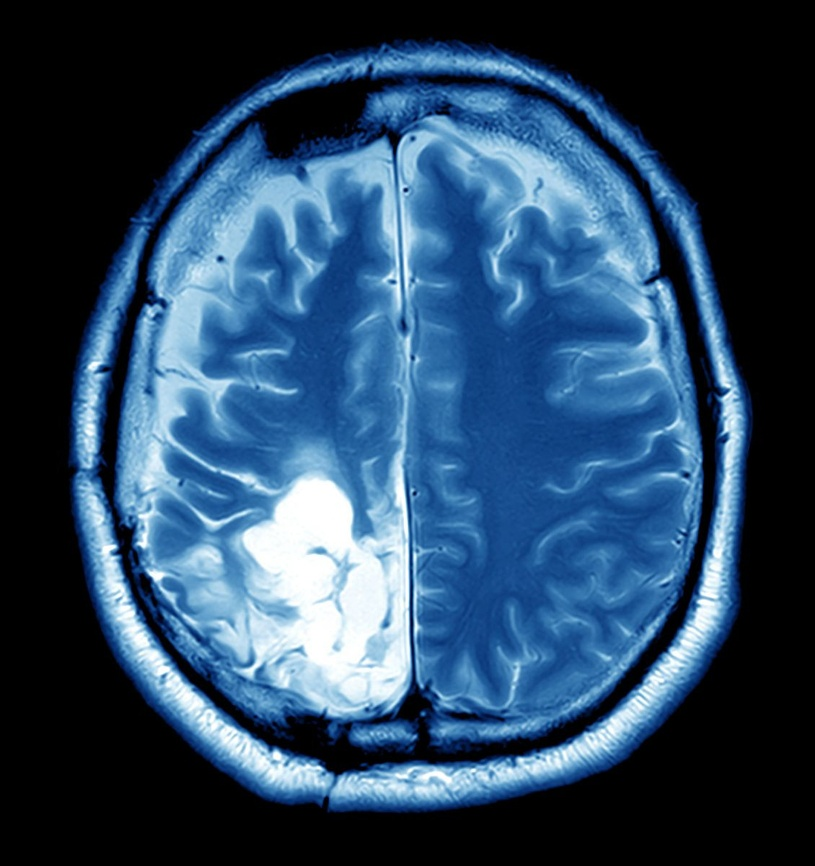
#> input picture Exp_1_HDA.jpg, 815 x 866 px, shrunk from 1130 x 1200 before the run
$ jupyter execute 'Exp_1_HDA_Biomedical Image Processing and Object Detection.ipynb'   (shell and % lines are left out)   (older library calls are emulated)
#> lines starting #> are read from the running program, lines starting #| are printed output that depends on the picture; after the words box and inside, x2 and y2 are one past the last pixel; in counts of white or black regions, pixels touching at a corner belong together
[cell 1]
# Install OpenCV if not installed

# Import required libraries
import cv2  # OpenCV for image processing
import numpy as np  # NumPy for numerical operations
import matplotlib.pyplot as plt  # Matplotlib for visualization
from skimage.feature import graycomatrix, graycoprops  # For texture-based feature extraction
from skimage.measure import regionprops, label  # For shape-based feature extraction
from skimage import io, color, filters  # Image processing functions

[cell 2]
# Upload an image manually in Colab
from google.colab import files
uploaded = files.upload()
#> the answer given: Exp_1_HDA.jpg

# Read the image
image_name = list(uploaded.keys())[0]  # Get the uploaded file name
img = cv2.imread(image_name)
#> img is the input picture: shape (866, 815, 3); mean B, G, R 98.8, 71.5, 43.1

# Convert to grayscale
gray_img = cv2.cvtColor(img, cv2.COLOR_BGR2GRAY)
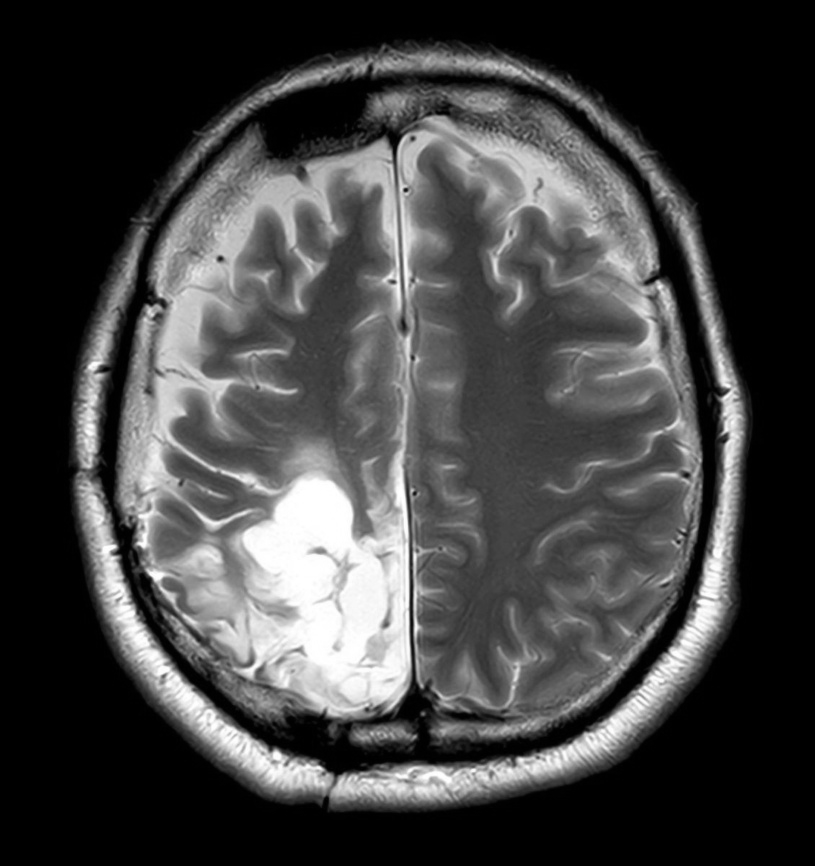
#> gray_img: shape (866, 815); min 0, max 255, mean 66.1

# Show the original image
plt.figure(figsize=(8, 6)) # Create figure of size 8x6 inches
plt.imshow(cv2.cvtColor(img, cv2.COLOR_BGR2RGB))
plt.title("Original Biomedical Image")
plt.axis("off")
plt.show()

[cell 3]
# Load a pre-trained Haar Cascade for object detection (Example: Face, Can be changed for tumors)
haar_cascade = cv2.CascadeClassifier(cv2.data.haarcascades + 'haarcascade_frontalface_default.xml')

# Detect objects (Example: Faces in an X-ray or microscopy image)
objects = haar_cascade.detectMultiScale(gray_img, scaleFactor=1.1, minNeighbors=5, minSize=(30, 30))
#> objects = [[145, 351, 62, 62], [191, 229, 83, 83], [236, 566, 126, 126]]

# Draw bounding boxes
for (x, y, w, h) in objects:
    cv2.rectangle(img, (x, y), (x + w, y + h), (0, 255, 0), 2)
#> this loop made 3 passes
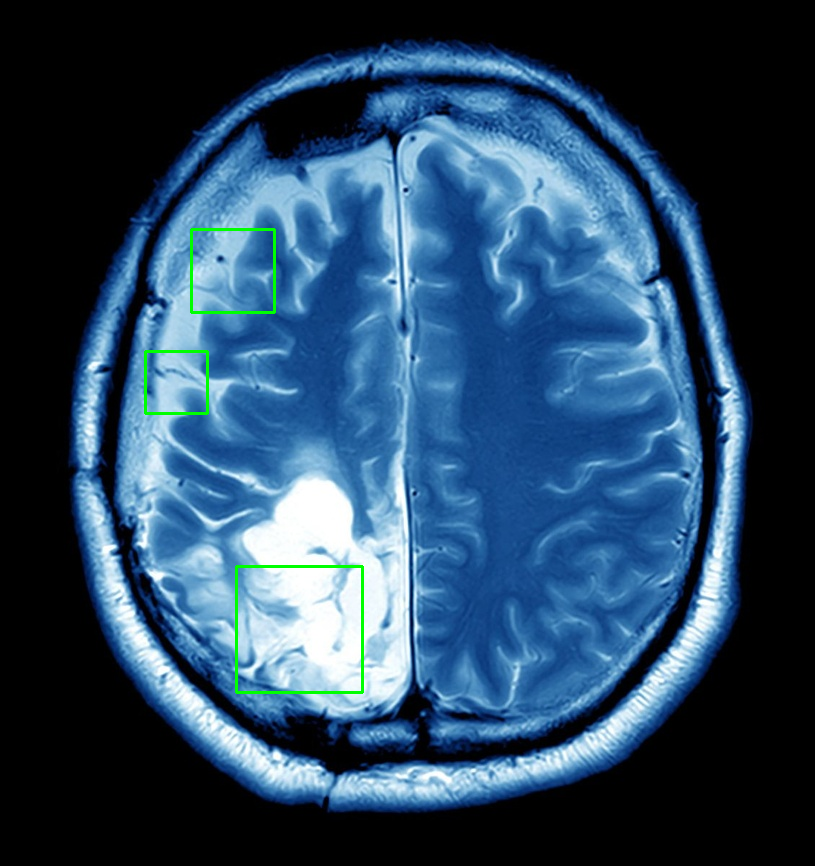
#> img: shape (866, 815, 3); 0.46% of pixels changed, all inside (x1, y1, x2, y2) = (144, 228, 364, 694)

# Show detected objects
plt.figure(figsize=(8, 6))
plt.imshow(cv2.cvtColor(img, cv2.COLOR_BGR2RGB))
plt.title("Object Detection (Bounding Boxes)")
plt.axis("off")
plt.show()

[cell 4]
# Apply Otsu's thresholding
_, binary = cv2.threshold(gray_img, 0, 255, cv2.THRESH_BINARY + cv2.THRESH_OTSU)
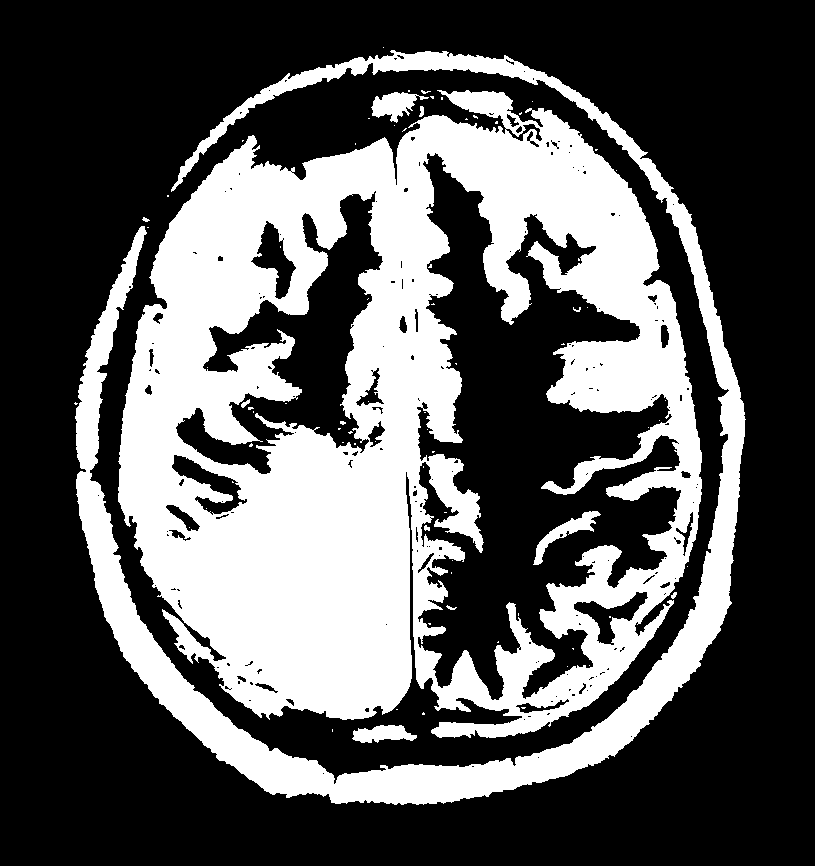
#> binary: shape (866, 815); 35.1% white; 77 white regions (65 under 20 px), largest, box (x1, y1, x2, y2) and area: (118, 90, 702, 738) 195907, (75, 50, 746, 805) 48995, (371, 92, 429, 123) 895

# Display thresholded image
plt.figure(figsize=(8, 6))
plt.imshow(binary, cmap="gray")
plt.title("Segmented Image (Thresholding)")
plt.axis("off")
plt.show()

[cell 5]
# Convert to binary and find contours
ret, thresh = cv2.threshold(gray_img, 0, 255, cv2.THRESH_BINARY_INV + cv2.THRESH_OTSU)
#> ret = 85
kernel = np.ones((3, 3), np.uint8)
opening = cv2.morphologyEx(thresh, cv2.MORPH_OPEN, kernel, iterations=2)
#> opening: shape (866, 815); 63.8% white; 16 black regions (7 under 20 px), largest, box (x1, y1, x2, y2) and area: (118, 90, 702, 738) 202812, (74, 50, 746, 805) 49726, (371, 90, 434, 126) 1077

# Background area
sure_bg = cv2.dilate(opening, kernel, iterations=3)
#> sure_bg: shape (866, 815); 71.3% white; 26 black regions (14 under 20 px), largest, box (x1, y1, x2, y2) and area: (121, 94, 699, 735) 168021, (79, 100, 742, 802) 30725, (347, 55, 544, 80) 1700

# Finding foreground area
dist_transform = cv2.distanceTransform(opening, cv2.DIST_L2, 5)
_, sure_fg = cv2.threshold(dist_transform, 0.7 * dist_transform.max(), 255, 0)
#> sure_fg: shape (866, 815) float32; 2.1% white; 4 white regions, box (x1, y1, x2, y2) and area: (0, 0, 98, 123) 5796, (0, 778, 81, 866) 3341, (738, 0, 815, 91) 3274, (751, 798, 815, 866) 2164

# Finding unknown region
sure_fg = np.uint8(sure_fg)
unknown = cv2.subtract(sure_bg, sure_fg)
#> unknown: shape (866, 815); 69.2% white; 30 black regions (14 under 20 px), largest, box (x1, y1, x2, y2) and area: (121, 94, 699, 735) 168021, (79, 100, 742, 802) 30725, (0, 0, 98, 123) 5796

# Label markers
_, markers = cv2.connectedComponents(sure_fg)
#> markers: shape (866, 815) int32; 5 distinct labels, from 0 to 4
markers = markers + 1
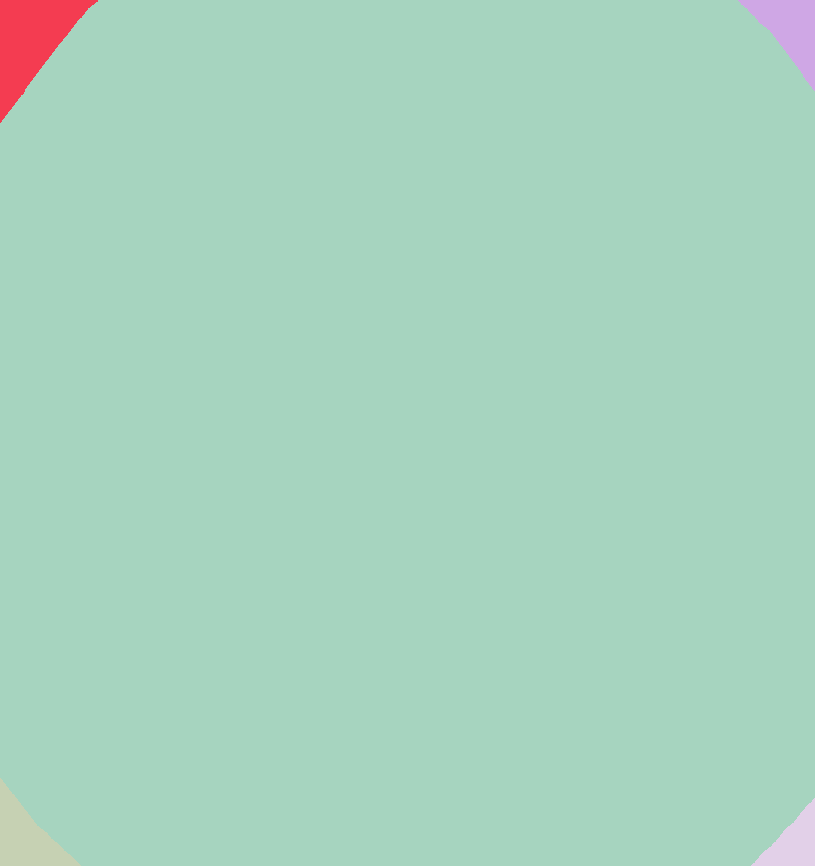
#> markers: shape (866, 815) int32; 5 distinct labels, from 1 to 5; one colour per label, 0 black
markers[unknown == 255] = 0
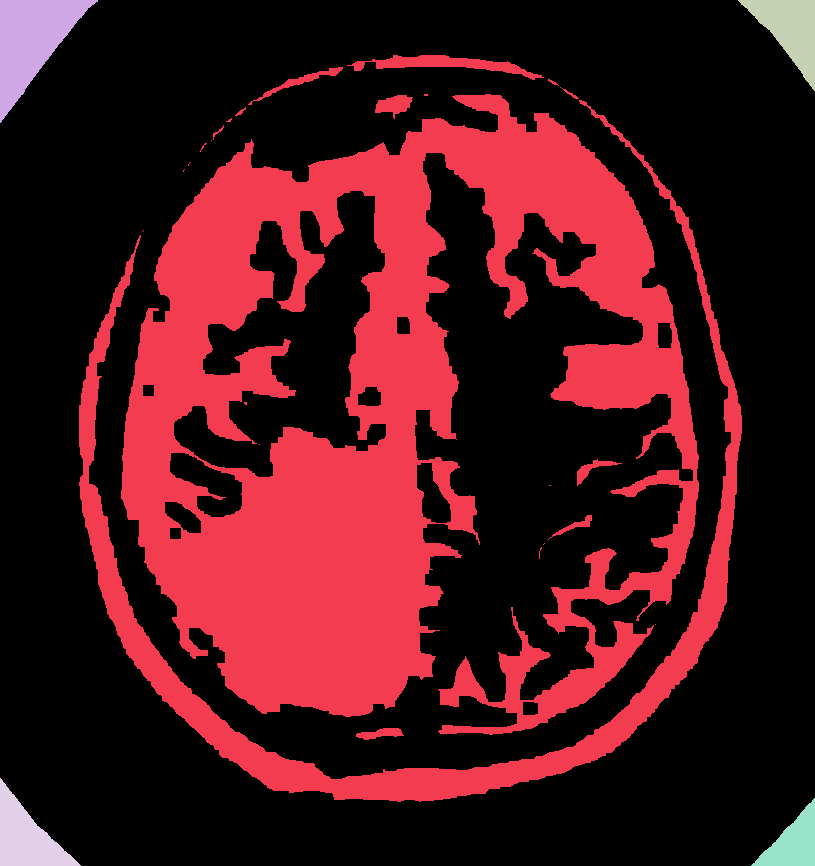
#> markers: shape (866, 815) int32; 6 distinct labels, from 0 to 5; one colour per label, 0 black

# Apply Watershed Algorithm
img_segmented = img.copy()
cv2.watershed(img_segmented, markers)
img_segmented[markers == -1] = [255, 0, 0]  # Mark boundaries in red
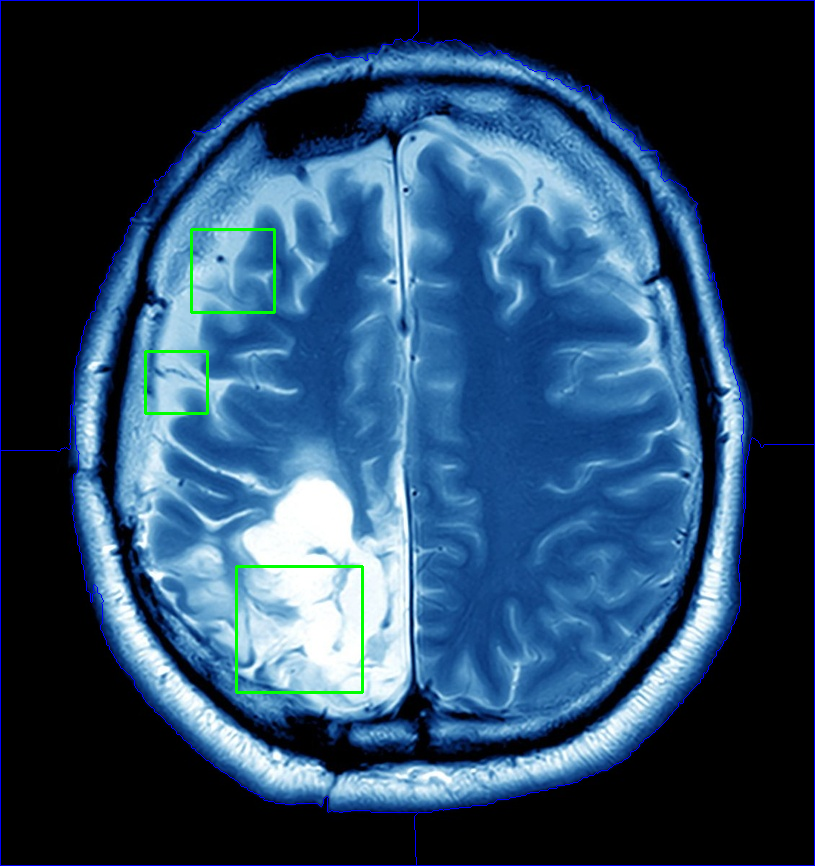
#> img_segmented: shape (866, 815, 3); 0.86% of pixels changed, all inside (x1, y1, x2, y2) = (0, 0, 815, 866)

# Show segmented image
plt.figure(figsize=(8, 6))
plt.imshow(cv2.cvtColor(img_segmented, cv2.COLOR_BGR2RGB))
plt.title("Segmented Image (Watershed Algorithm)")
plt.axis("off")
plt.show()

[cell 6]
# Convert image to grayscale (if not already)
gray_img = color.rgb2gray(io.imread(image_name))
#> gray_img: shape (866, 815) float64; min 0, max 1, mean 0.264

# Compute features
features = {}
features["Mean Intensity"] = np.mean(gray_img)
features["Standard Deviation"] = np.std(gray_img)
features["Entropy"] = filters.sobel(gray_img).sum()

# Texture Features using GLCM (Gray-Level Co-occurrence Matrix)
glcm = graycomatrix((gray_img * 255).astype(np.uint8), distances=[1], angles=[0], symmetric=True, normed=True)
features["Contrast"] = graycoprops(glcm, 'contrast')[0, 0]
features["Correlation"] = graycoprops(glcm, 'correlation')[0, 0]
features["Energy"] = graycoprops(glcm, 'energy')[0, 0]
features["Homogeneity"] = graycoprops(glcm, 'homogeneity')[0, 0]

# Display Extracted Features
for key, value in features.items():
    print(f"{key}: {value:.4f}")
#> this loop made 7 passes
#> (key, value) on passes 1 to 7: ('Mean Intensity', 0.264), ('Standard Deviation', 0.292), ('Entropy', 17801.9), ('Contrast', 48.02), ('Correlation', 0.996), ('Energy', 0.39), ('Homogeneity', 0.558)
#| Mean Intensity: 0.2644
#| Standard Deviation: 0.2924
#| Entropy: 17801.9401
#| Contrast: 48.0234
#| Correlation: 0.9957
#| Energy: 0.3898
#| Homogeneity: 0.5575
